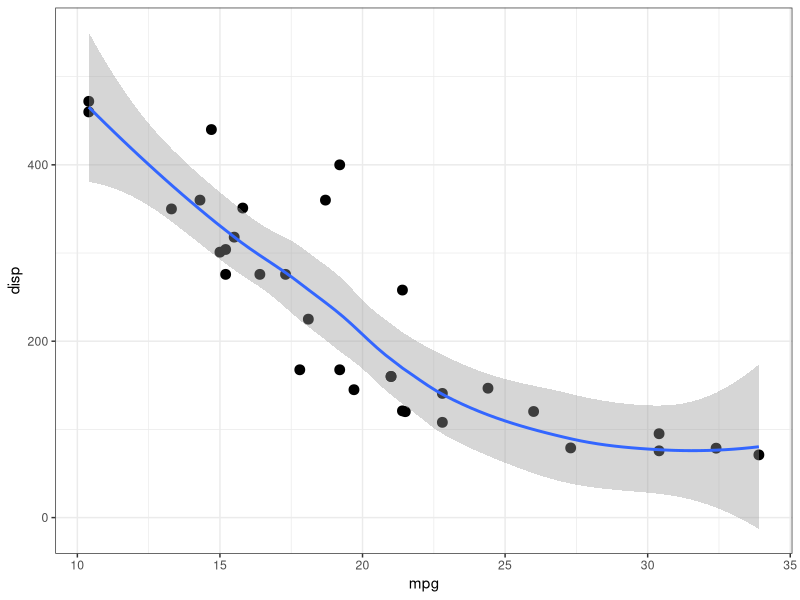

Write R code to recreate this figure.
## ---- chunk 1
library(ggplot2)
ggplot(mtcars,
       aes(mpg,
           disp)) +
  geom_point(size = 3) +
  geom_smooth() +
  theme_bw()
